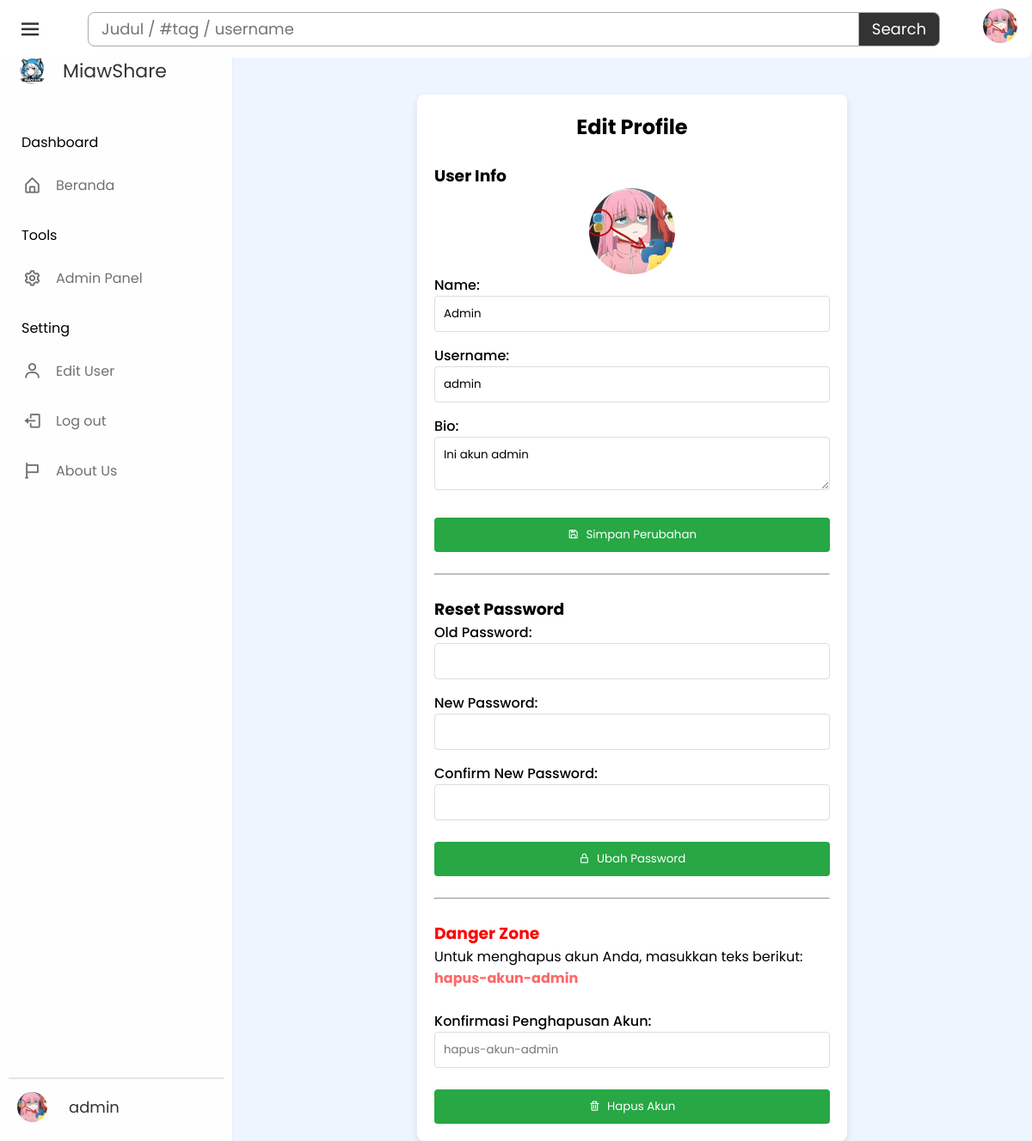
Screenshot of /pages/crud/edit_profile.php (signed in) with the database file from the repository.
### tables this page shows
CREATE TABLE `users` (
  `user_id` int(11) NOT NULL,
  `user_name` varchar(30) DEFAULT NULL,
  `name` varchar(50) DEFAULT NULL,
  `user_profile_path` varchar(200) DEFAULT NULL,
  `user_bio` varchar(300) DEFAULT NULL,
  `level_id` int(11) DEFAULT NULL,
  `password` varchar(20) NOT NULL,
  `status` varchar(10) NOT NULL,
  `create_in` timestamp NOT NULL DEFAULT current_timestamp(),
  `delete_in` timestamp NOT NULL DEFAULT (current_timestamp() + interval 3 minute),
  `tele_chat_id` varchar(11) DEFAULT NULL
);

### pages/crud/edit_profile.php (the view, shortened to what this page needs)
<?php
include '../../koneksi.php';
$queryUser = "SELECT * FROM users WHERE user_id = " . $_SESSION['user_id'];
$resultUser = mysqli_query($koneksi, $queryUser);
$userData = mysqli_fetch_assoc($resultUser);
$userProfImg = $userData['user_profile_path'];
?>
<!DOCTYPE html>
<html lang="en">
  <head>
    <link rel="stylesheet" href="../../styles/style.css" />
    <link rel="stylesheet" href="../../styles/alert.css" />
    <link href="https://unpkg.com/boxicons@2.1.4/css/boxicons.min.css" rel="stylesheet" />
  </head>
  <body>
    <br>
        <br>
    <main class="main_content">
        <div class="upload_container">
        <h2 align="center">Edit Profile</h2>
        <br>
        <form method="POST" enctype="multipart/form-data" class="upload_form">
            <h3>User Info</h3>
            <div class="ganti-pp">
                <div class="image-container">
                    <img id="image-preview" src="../../storage/profile/<?php echo $userProfImg; ?>" alt="pp">
                </div>
            </div>
            <div class="form_group">
                <label for="name">Name:</label>
                <input type="text" id="name" name="name" value="<?php echo $userData['name']; ?>" required>
            </div>
            <div class="form_group">
                <label for="username">Username:</label>
                <input type="text" id="username" name="username" value="<?php echo $userData['user_name']; ?>" required>
            </div>
            <div class="form_group">
                <label for="user_bio">Bio:</label>
                <textarea id="user_bio" name="user_bio"><?php echo $userData['user_bio']; ?></textarea>
            </div>
            <button type="submit" name="save_changes" value="Save Changes" class="upload_btn flex">
                <i class='bx bx-save'></i>
                <span>Simpan Perubahan</span>
            </button>
        </form>
        <br>
        <hr>
        <br>
        <form method="POST" enctype="multipart/form-data" class="upload_form">
            <h3>Reset Password</h3>
            <div class="form_group">
                <label for="old_password">Old Password:</label>
                <input type="password" id="old_password" name="old_password" required>
            </div>
            <div class="form_group">
                <label for="new_password">New Password:</label>
                <input type="password" id="new_password" name="new_password" required>
            </div>
            <div class="form_group">
                <label for="confirm_password">Confirm New Password:</label>
                <input type="password" id="confirm_password" name="confirm_password" required>
            </div>
            <button type="submit" name="reset_password" value="Reset Password" class="upload_btn flex">
                <i class='bx bx-lock-alt'></i>
                <span>Ubah Password</span>
            </button>
        </form>
        <br>
        <hr>
        <br>
        <form method="POST" action="delete_user.php" enctype="multipart/form-data" class="upload_form">
            <h3 style="color: #ff0000;">Danger Zone</h3>
            <p>Untuk menghapus akun Anda, masukkan teks berikut: <strong style="color:#ff6666;">hapus-akun-<?php echo $_SESSION['user_name']; ?></strong></p>
            <br>
            <div class="form_group">
                <label for="delete_confirmation">Konfirmasi Penghapusan Akun:</label>
                <input type="text" id="delete_confirmation" name="delete_confirmation" placeholder="hapus-akun-<?php echo $_SESSION['user_name']; ?>" required>
            </div>
            <button type="submit" name="delete_account" value="Hapus Akun" class="upload_btn flex">
                <i class='bx bx-trash'></i>
                <span>Hapus Akun</span>
            </button>
        </form>
    </div>
    </main>
    <nav class="sidebar locked">
        <div class="logo_items flex">
            <span class="nav_image">
                <img src="../../assets/logo/logo.png" alt="logo_img" />
            </span>
            <span class="logo_name">MiawShare</span>
        </div>
        <div class="menu_container">
            <div class="menu_items">
                <ul class="menu_item">
                    <div class="menu_title flex">
                        <span class="title">Dashboard</span>
                    </div>
                    <li class="item">
                        <a href="../beranda.php" class="link flex">
                            <i class="bx bx-home-alt"></i>
                            <span>Beranda</span>
                        </a>
                    </li>
                </ul>
                <?php
                if(isset($_SESSION['level_id'])) {
                ?>
                <ul class="menu_item">
                <div class="menu_title flex">
                    <span class="title">Tools</span>
                </div>
                <li class="item">
                    <?php
                    if($_SESSION['level_id'] == 1) {
                    ?>
                        <a href="../admin_panel.php" class="link flex">
                        <i class="bx bx-cog"></i>
                        <span>Admin Panel</span>
                        </a>
                    <?php
                    }
                    ?>
                </li>
                </ul>
                <?php
                }
                ?>
                <ul class="menu_item">
                <div class="menu_title flex">
                    <span class="title">Setting</span>
                </div>
                <?php
                if(isset($_SESSION['level_id'])){
                    ?>
                    <li class="item">
                        <a href="edit_profile.php" class="link flex">
                        <i class="bx bx-user"></i>
                        <span>Edit User</span>
                        </a>
                    </li>
                    <li class="item">
                        <a href="../../logout.php" class="link flex">
                        <i class="bx bx-log-out"></i>
                        <span>Log out</span>
                        </a>
                    </li>
                    <?php
                }
                ?>
                <li class="item">
                    <a href="../aboutus.php" class="link flex">
                    <i class="bx bx-flag"></i>
                    <span>About Us</span>
                    </a>
                </li>
                </ul>
            </div>
            <div class="sidebar_profile flex">
                <a href="<?php
                if(isset($_SESSION['level_id'])){
                    echo "../profile.php?user_name=", $_SESSION['user_name'];
                }else{
                    echo "#";
                }
                ?>">
                    <span class="nav_image">
                    <img src="
                    <?php
                    if(isset($_SESSION['level_id'])){
                        echo '../../storage/profile/' . $_SESSION['user_profile_path'];
                    }else{
                        echo '../../storage/profile/default.png';
                    }
                    ?>" alt="logo_img" />
                    </span>
                    <div class="data_text">
                    <span class="name">
                        <?php
                        if(isset($_SESSION['level_id'])){
                            echo $_SESSION['user_name'];
                        }else{
                            echo 'Guest';
                        }
                        ?>
                    </span>
                </a>
                </div>
            </div>
        </nav>
        <nav class="navbar flex">
            <i class="bx bx-menu" id="sidebar-open"></i>
            <form action="../search_result.php" method="GET" class="search_form">
                <input type="text" class="search_box" name="search" placeholder="Judul / #tag / username" id="searchInput"/>
                <input type="submit" value="Search" class="search_button">
            </form>
            <span class="nav_image">
            <a href="<?php
            if(isset($_SESSION['level_id'])){
                echo "../profile.php?user_name=", $_SESSION['user_name'];
            }else{
                echo "#";
            }
            ?>">
                <img src="<?php
                if(isset($_SESSION['level_id'])){
                    echo '../../storage/profile/' . $_SESSION['user_profile_path'];
                }else{
                    echo '../../storage/profile/default.png';
                }
                ?>" alt="logo_img" />
            </a>
            </span>
        </nav>
    </body>
</html>

### styles/style.css (style rules this page uses)
* { margin: 0; padding: 0; box-sizing: border-box; font-family: "Poppins", sans-serif; }
body { min-height: 100vh; background: #eef5fe; }
.navbar { max-width: 100%; width: 100%; position: fixed; top: 0; left: 0; background: #fff; padding: 10px 20px; border-radius: 0 0 8px 8px; justify-content: space-between; z-index: 1000; display: flex; align-items: center; }
.flex { display: flex; align-items: center; }
.nav_image { display: flex; min-width: 55px; justify-content: center; }
.sidebar_profile a { text-decoration: none; }
.nav_image img { height: 35px; width: 35px; border-radius: 50%; object-fit: cover; }
.sidebar { position: fixed; top: 0px; left: 0; height: 100%; width: 270px; background: rgba(255, 255, 255, 0.9); padding: 15px 10px; box-shadow: 0 0 2px rgba(0, 0, 0, 0.1); transition: all 0.4s ease; opacity: 1; padding-top: 65px; }
.logo_items { gap: 8px; }
.logo_name { font-size: 22px; color: #333; font-weight: 500px; transition: all 0.3s ease; }
.menu_container { display: flex; flex-direction: column; justify-content: space-between; margin-top: 40px; overflow-y: auto; height: calc(100% - 82px); }
.menu_title { position: relative; height: 50px; width: 55px; }
.menu_title .title { margin-left: 15px; transition: all 0.3s ease; }
.item { list-style: none; }
.link { text-decoration: none; border-radius: 8px; margin-bottom: 8px; color: #707070; }
.link span { white-space: nowrap; }
.link i { height: 50px; min-width: 55px; display: flex; font-size: 22px; align-items: center; justify-content: center; border-radius: 4px; }
.sidebar_profile { padding-top: 15px; margin-top: 15px; gap: 15px; border-top: 2px solid rgba(0, 0, 0, 0.1); }
.sidebar_profile .name { font-size: 18px; color: #333; }
#sidebar-open { font-size: 30px; color: #333; cursor: pointer; margin-right: 20px; display: none; }
.search_form { display: flex; align-items: center; justify-content: center; width: 100%; max-width: 1200px; margin: 0 auto; }
.search_box { height: 40px; width: 85%; border: 1px solid #aaa; outline: none; border-radius: 8px 0 0 8px; padding: 0 15px; font-size: 18px; color: #333; box-sizing: border-box; }
.search_button { height: 40px; border: 1px solid #aaa; border-left: none; outline: none; border-radius: 0 8px 8px 0; padding: 0 15px; font-size: 18px; color: #fff; background-color: #333; cursor: pointer; transition: background-color 0.3s ease; }
.navbar img { height: 40px; width: 40px; margin-left: 20px; }
@media screen and (max-width: 1920px) { .sidebar { left: 0; z-index: 1000; } }
@media screen and (max-width: 1920px) { .navbar { left: 0; max-width: 100%; transform: translateX(0%); } }
@media screen and (max-width: 1920px) { #sidebar-open { display: block; } }
.main_content { display: flex; justify-content: center; align-items: center; min-height: 100vh; margin-left: 270px; padding-top: 60px; }
.upload_container { background: #fff; padding: 20px; border-radius: 8px; box-shadow: 0 4px 8px rgba(0, 0, 0, 0.1); max-width: 500px; width: 100%; }
.upload_form { display: flex; flex-direction: column; }
.form_group { margin-bottom: 15px; }
.form_group label { margin-bottom: 5px; font-weight: 500; }
.form_group input, .form_group textarea { width: 100%; padding: 10px; border: 1px solid #ddd; border-radius: 4px; }
.upload_btn { display: flex; align-items: center; justify-content: center; padding: 10px; background: #28a745; color: #fff; border: none; border-radius: 4px; cursor: pointer; margin-top: 10px; }
.upload_btn i { margin-right: 8px; }

### pages/crud/edit_profile.php (style rules this page uses)
.ganti-pp { display: flex; flex-direction: column; align-items: center; justify-content: center; text-align: center; }
.image-container { position: relative; width: 100px; height: 100px; }
#image-preview { width: 100%; height: 100%; border-radius: 50%; cursor: pointer; transition: background-color 0.3s ease; }

### rows the page displays
users: user_profile_path (picture), name "Admin", username "admin", user_bio "Ini akun admin"

### other values shown
$_SESSION['user_name'] "admin"
